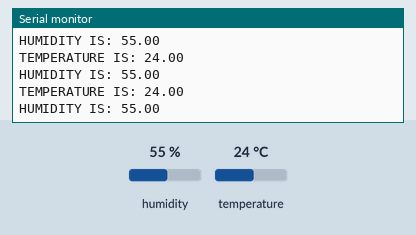
A sketch run on a simulated Arduino Uno, built with avr-gcc and run on an emulated ATmega328P. Parts: the last lines printed to the serial monitor. Wiring (inferred from the names in the program): DHT11 sensor: data pin 2. Inputs (shaded band) come from the test bench; at power-on: humidity 55 %, temperature 24 °C.

Above: at 5.8 s.
5.9 s: humidity set to 22 %
At 8.8 s:
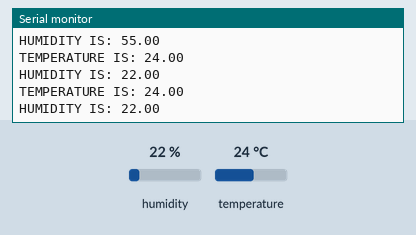
9.3 s: humidity set to 40 %
At 11.6 s:
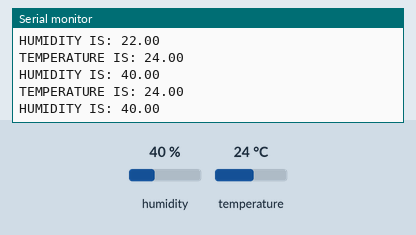
16.4 s: temperature set to 12 °C
At 18.2 s:
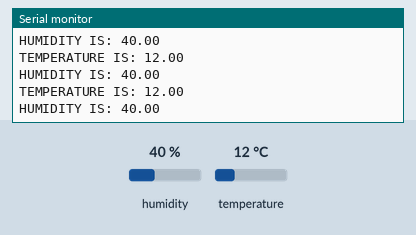
Timing chart, 0 to 19.7 s (numbered marks = the images above; inputs shaded):
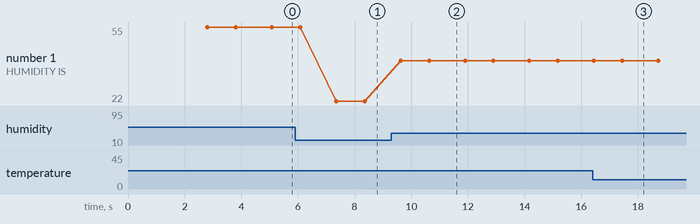

Measured:
- after the input at 5.9 s, the serial monitor: prints a new line after 1.4 s (image 1)
- after the input at 9.3 s, the serial monitor: prints a new line after 0.32 s (image 2)
- after the input at 16.4 s, the serial monitor: prints a new line at once (image 3)
- plotted number 1: 55 → 22 after the input at 5.9 s, 22 → 40 after the input at 9.3 s

The sketch:

sketch_apr20b.ino
```cpp
#include "DHT.h"
int DHTPIN = 2;
#define DHTTYPE DHT11
DHT dht(DHTPIN,DHTTYPE);
void setup() {
  // put your setup code here, to run once:
  Serial.begin(9600);
  pinMode(DHTPIN,INPUT);
}
int dd=1;
void loop() {
  // put your main code here, to run repeatedly:
  if(dd){
    dd=0;
  delay(2500);
  }
  float t,h;
  t=dht.readTemperature();
  h=dht.readHumidity();
  Serial.println("TEMPERATURE IS: " +(String) t);
  Serial.println("HUMIDITY IS: " + (String) h);

  delay(1000);
  Serial.println();


}
```
